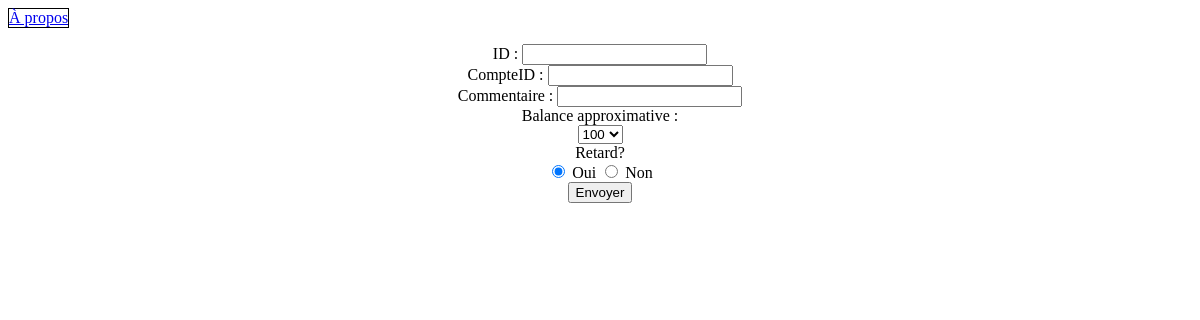
Before: / with the older database file.
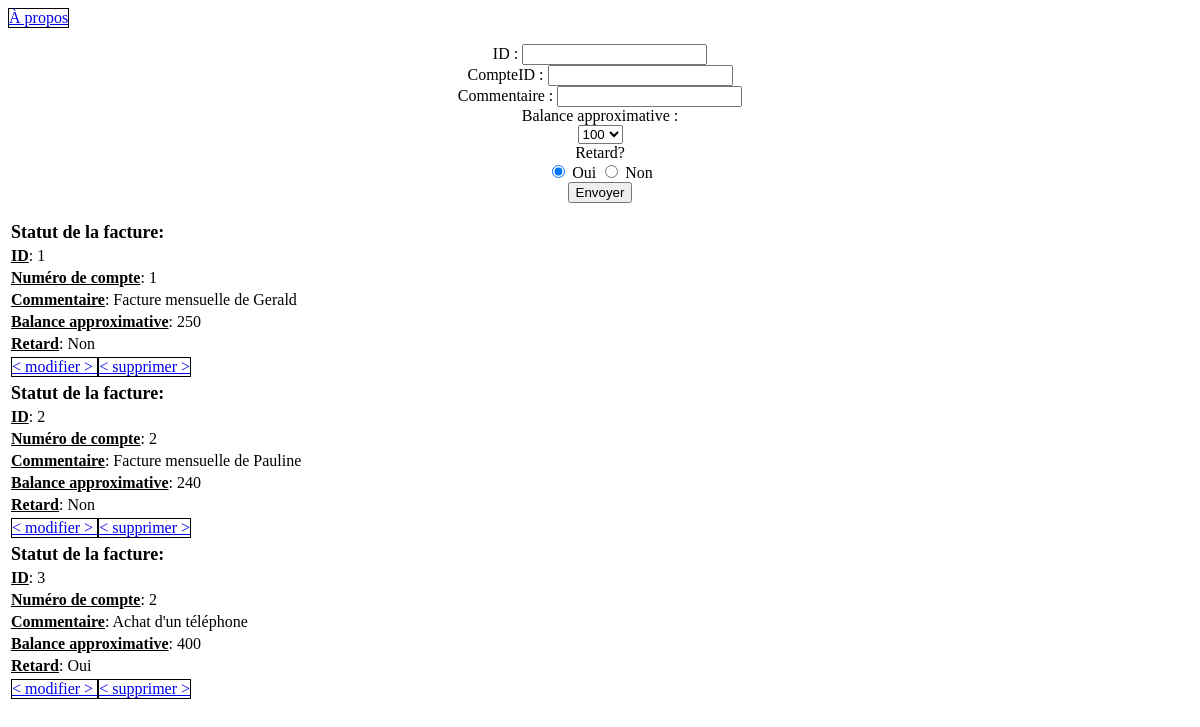
After: the same page with the newer database file.
### tables this page shows
CREATE TABLE `transactions` (
  `id` int(11) NOT NULL,
  `compte_id` int(11) NOT NULL,
  `montant` varchar(255) NOT NULL,
  `commentaire` varchar(255) NOT NULL,
  `retard` varchar(255) NOT NULL
);

### index.php (the view, shortened to what this page needs)
<!DOCTYPE html>
<html>
<head>
</head>
<body>
<a href="apropos.html">À propos</a>
<form action="facture_post.php" method="post">
    <p>
        <label for="id">ID</label> : <input type="text" name="id" id="nom" /><br />
        <label for="compteid">CompteID</label> : <input type="text" name="compte_id" id="nom" /><br />
        <label for="commentaire">Commentaire</label> : <input type="text" name="commentaire" id="nom" /><br />
        Balance approximative : <br />
        <select name="montant">
            <option value="100">100</option>
        </select>
        <br />Retard?<br />
        <input type="radio" name="retard" value="oui" id="oui" checked="checked"/> <label for="oui">Oui</label>
        <input type="radio" name="retard" value="non" id="non"/> <label for="non">Non</label>
        <br />
        <input type="submit" value="Envoyer" />
    </p>
</form>
<?php
try
{
    $bdd = new PDO('mysql:host=localhost;dbname=facturetelephone;charset=utf8', 'root', 'mysql');
}
catch(Exception $e)
{
    die('Erreur : '.$e->getMessage());
}
$reponse = $bdd->query('SELECT id, compte_id, montant, commentaire, retard FROM transactions');
while ($donnees = $reponse->fetch())
{
    echo '
    <table>
        <tr>
            <td><strong>Statut de la facture:</strong></td>
        </tr>
        <tr>
            <td><u>ID</u>: ' . htmlspecialchars($donnees['id']) . '</td>
        </tr>
        <tr>
            <td><u>Numéro de compte</u>: ' . htmlspecialchars($donnees['compte_id']) . '</td>
        </tr>
        <tr>
            <td><u>Commentaire</u>: ' . htmlspecialchars($donnees['commentaire']) . '</td>
        </tr>
        <tr>
            <td><u>Balance approximative</u>: ' . htmlspecialchars($donnees['montant']) . '</td>
        </tr>
        <tr>
            <td><u>Retard</u>: ' . htmlspecialchars($donnees['retard']) . '</td>
        </tr>
        <tr>
            <td><a href="modifier_page.php?id=' . $donnees['id'] . '">&lt; modifier &gt;&nbsp;</a><a href="suppression_page.php?id=' . $donnees['id'] . '">&lt; supprimer &gt;</a></td>
        </tr>
    </table>';
}
?>
</body>
</html>

### index.php (style rules this page uses)
form { text-align:center; }
a { display:inline-block; border: 1px solid black; }
u { font-weight: bold; }
strong { font-size: large; }

Changed rows visible on the page:
added transactions: id "1", compte "1", commentaire "Facture mensuelle de Gerald", montant "250", retard "Non"
added transactions: id "2", compte "2", commentaire "Facture mensuelle de Pauline", montant "240", retard "Non"
added transactions: id "3", compte "2", commentaire "Achat d'un téléphone", montant "400", retard "Oui"
